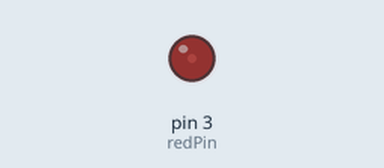
This sketch was run on a simulated Arduino Uno, built with avr-gcc and run on an emulated ATmega328P. Parts: output pins drawn as LEDs (lit = HIGH).

Above: at 0.05 s.
At 1.05 s:
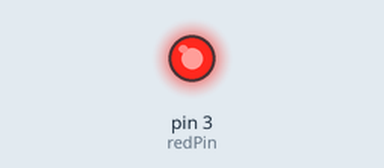
At 2.0 s:
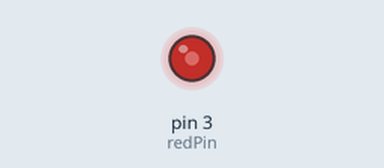
Timing chart, 0 to 6.9 s (numbered marks = the images above):
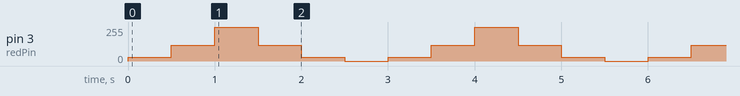

The sketch:

analogBrightnessLed.ino
```cpp
// Variables
int redPin = 3;
int longDelay = 500;
int bright = 255;
int dim = 120;
int low = 30;
int off = 0;

void setup() {
  // put your setup code here, to run once:
pinMode(redPin, OUTPUT);
}

void loop() {
  // put your main code here, to run repeatedly:
for(int i = 0; i < 3; i++) {
analogWrite(redPin,low);
delay(longDelay);
analogWrite(redPin,dim);
delay(longDelay);
analogWrite(redPin,bright);
delay(longDelay);
analogWrite(redPin,dim);
delay(longDelay);
analogWrite(redPin,low);
delay(longDelay);
analogWrite(redPin,off);
delay(longDelay);
}
}
```

Measured:
- by itself, pin 3 (redPin): repeats every 3.0 s: 120/255 0.50 s, 255/255 0.50 s, 120/255 0.50 s, 30/255 0.50 s, 0/255 0.50 s, 30/255 0.50 s
